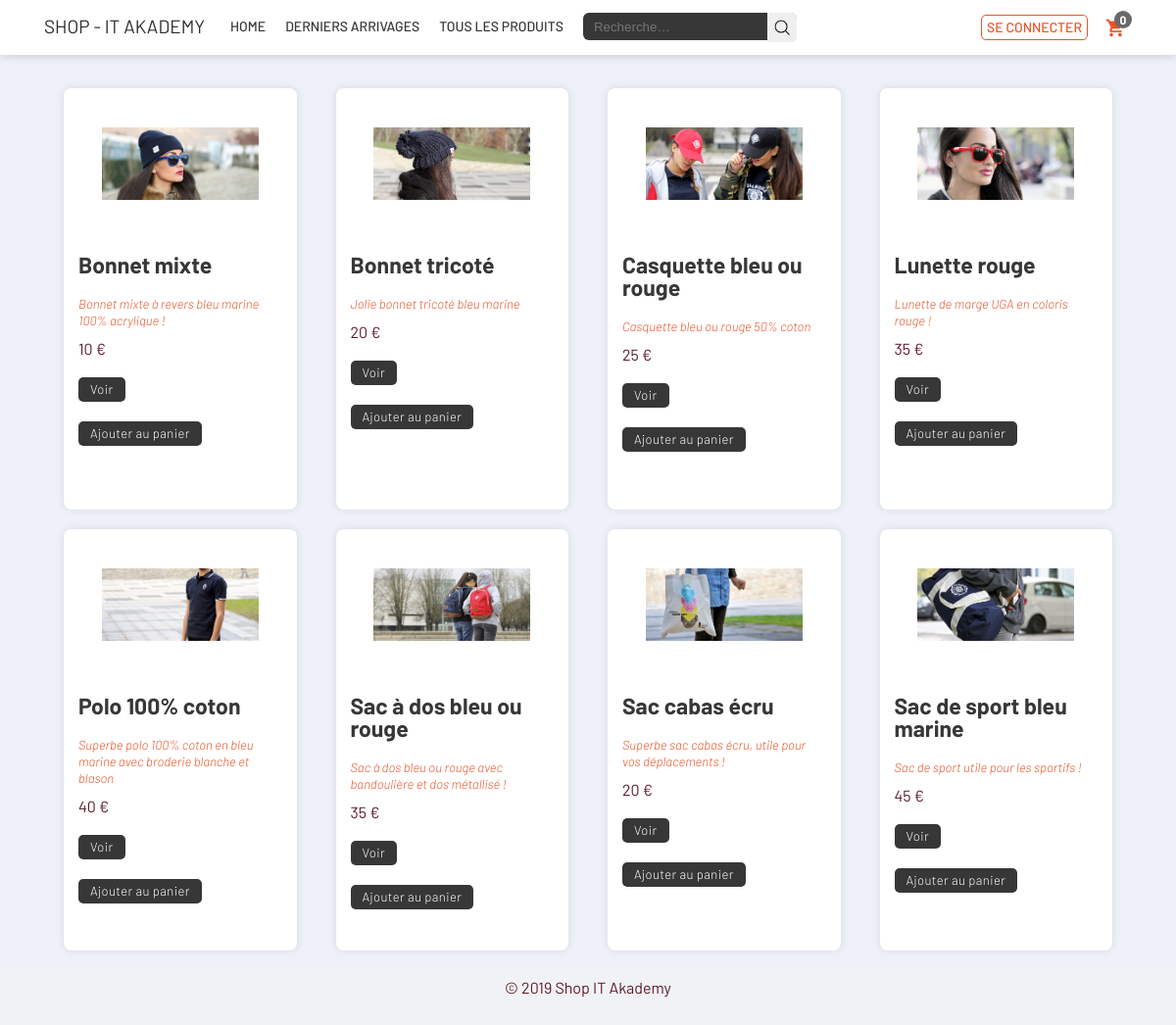
The page / on the database its author committed.
### tables this page shows
CREATE TABLE `shop_products` (
  `id_product` int(11) NOT NULL,
  `img` varchar(255) NOT NULL,
  `name` varchar(255) NOT NULL,
  `short_description` varchar(150) NOT NULL,
  `description` text,
  `prix` float NOT NULL,
  `stock` int(11) NOT NULL,
  `actif` bigint(1) DEFAULT NULL,
  `date` timestamp NOT NULL
);

### index.php (the view, shortened to what this page needs)
<?php
include 'header.php';
?>
<section id="home2">
    <div class="marge">
        <ul id="articles">
            <?
            $listeArticles = "SELECT * FROM shop_products WHERE actif = 1 ORDER BY name ASC LIMIT 8";
            $req_listeArticles = $mysqli->query($listeArticles);
            while($row = $req_listeArticles->fetch_array()) {
                echo "<li>";
                echo "<a id=\"imgproduit\" class=\"imgtop\" href=\"article.php?id_product=".$row["id_product"]."\"><img src='uploads/" . $row["img"] . "' /></a>";
                echo "<div class='texte'>";
                echo "<h2><a href=\"article.php?id_product=".$row["id_product"]."\">" . $row["name"] . "</a></h2>";
                echo "<p>".$row["short_description"]."</p>";
                echo "<span>".$row["prix"]." €</span>";
                echo "<a id=\"bouton_voir\" href=\"article.php?id_product=".$row["id_product"]."\">Voir</a>";
                echo "<a id=\"bouton_add\" href=\"panier.php?action=ajout&amp;l=".$row['name']."&amp;q=1&amp;p=".$row['prix']."\">Ajouter au panier</a>";
                echo "</div>";
                echo "</li>";
            }
            ?>
        </ul>
    </div>
</section>
<?php include 'footer.php'; ?>

### header.php (shortened to what this page needs)
<?php
require("includes/config.php");
?>
<!DOCTYPE html>
<html lang="fr">
<head>
    <link rel="stylesheet" href="./css/style.css" type='text/css' media='all' />
    <link rel="stylesheet" href="./css/responsive.css" type='text/css' media='all' />
</head>
<body>
<header>
    <div class="marge">
        <a href="./index.php" id="logoheader">Shop - IT Akademy</a>
        <div class="menu_header" id="header">
            <ul id="menu">
                <li>
                    <a href="index.php">Home</a>
                </li>
                <li>
                    <a href="./derniers-arrivages.php">Derniers arrivages</a>
                </li>
                <li>
                    <a href="./allProducts.php">Tous les produits</a>
                </li>
            </ul>
        </div>
        <div class="form_recherche">
            <form action="recherche.php" method="get">
                <div class="formulaire">
                    <input name="q" class="formulaire_rechercher" value="" autocomplete="off" autocorrect="off" autocapitalize="off" spellcheck="false" class="form" type="text" placeholder="Recherche…">
                    <input type="submit" class="bouton_rechercher" />
                </div>
            </form>
        </div>
        <div class="panier">
            <a href="panier.php" id="panier" rel="nofollow">
                <span id="item_panier"><?php
                if(!isset($_SESSION['panier']['libelleProduit']))
                    echo "0";
                else
                    echo count($_SESSION['panier']['libelleProduit']); ?></span>
            </a>
        </div>
        <?php
        if(!empty($_SESSION["uid"])) {  ?>
        <div class="connexion">
            <a  id="btnpanel" class="panel-user">
            <div class="avatar">
                <img src="img/profil-1.png">
            </div>
            <?php echo $prenom . ' ' . $nom; ?>
        </a>
        <section id="panel" class="dropdown-menu extended logout">
            <div class="log-arrow-up"></div>
            <div class="panel_header">
                <span>Panel <?php if($_SESSION["lvl"] == 1) { echo"administrateur"; } else { echo "utilisateur"; }?></span>
            </div>
            <div class="avatar2">
                <img src="img/profil-1.png">
            </div>
            <div class="user">
                <li class="username"><?php echo ''.$prenom.' '.$nom.''; ?></li>
                <li>Adresse IP : <b><?php echo $_SESSION['IP']; ?></b></li>
            </div>
            <div class="panel_lvl">
                <li><a href="modifierProfil.php" class="profil" >Modifier mon profil</a></li>
                <li><a href="historiqueCommande.php">Historique de commandes</a></li>
                <?php if($_SESSION["lvl"] == 1) { ?>
                    <li><a href="creerArticle.php">Créer un article</a></li>
                    <li><a href="listeArticles.php">Liste des articles</a></li>
                    <li><a href="creerUtilisateur.php">Créer un utilisateur</a></li>
                    <li><a href="listeUtilisateurs.php">Liste des utilisateurs</a></li>
                <?php } ?>
            </div>
            <li><a href="logout.php" class="deconnexion">Se déconnecter</a></li>
        </section>
        </div>
        <?php }
        else{
            ?>
            <div class="connexion">
                <a  id="btnpanel" class="panel-user">
                    <span>Se connecter</span>
                </a>
            </div>
        <?php } ?>
</header>
<main>

### footer.php
</main>
<footer>
    <div class="marge">
        <span>
            © 2019 Shop IT Akademy
        </span>
    </div>
</footer>

### rows shown on the page
shop_products: img (picture), name "Bonnet mixte", short_description "Bonnet mixte à revers bleu marine 100% acrylique !", prix "10"
shop_products: img (picture), name "Bonnet tricoté", short_description "Jolie bonnet tricoté bleu marine", prix "20"
shop_products: img (picture), name "Casquette bleu ou rouge", short_description "Casquette bleu ou rouge 50% coton", prix "25"
shop_products: img (picture), name "Lunette rouge", short_description "Lunette de marge UGA en coloris rouge !", prix "35"
shop_products: img (picture), name "Polo 100% coton", short_description "Superbe polo 100% coton en bleu marine avec broderie blanche et blason", prix "40"
shop_products: img (picture), name "Sac à dos bleu ou rouge", short_description "Sac à dos bleu ou rouge avec bandoulière et dos métallisé !", prix "35"
shop_products: img (picture), name "Sac cabas écru", short_description "Superbe sac cabas écru, utile pour vos déplacements !", prix "20"
shop_products: img (picture), name "Sac de sport bleu marine", short_description "Sac de sport utile pour les sportifs !", prix "45"
